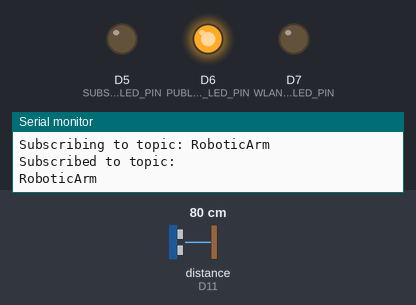
Simulated run of this sketch. Board: Arduino MKR. Parts: output pins drawn as LEDs (lit = HIGH), the last lines printed to the serial monitor. Wiring (inferred from the names in the program): ultrasonic range finder: trigger D12; echo D11. The inputs (shaded band) are chosen by the test bench; at power-on: distance to the obstacle (sensor on D11) 80 cm. The echo pulse lasts 58.3 µs per cm; WiFi joins after 1.5 s; servers stay silent unless stated; no MQTT or app messages arrive unless stated; pins used as bus, display or sensor lines are not drawn.

Above: at 2.7 s.
2.8 s: distance to the obstacle (sensor on D11) set to 20 cm
4.3 s: distance to the obstacle (sensor on D11) set to 16 cm
At 5.5 s:
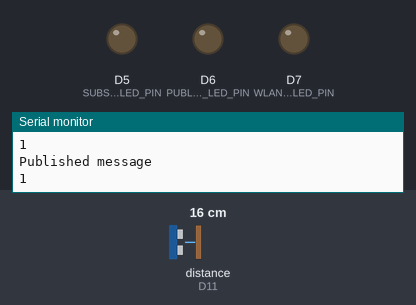
5.8 s: distance to the obstacle (sensor on D11) set to 18 cm
At 6.8 s:
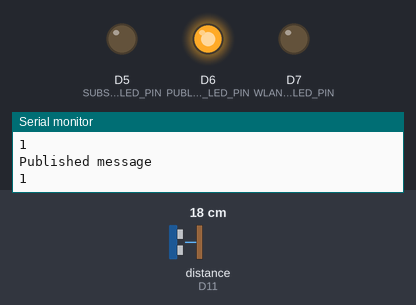
7.3 s: distance to the obstacle (sensor on D11) set to 2 cm
At 8.8 s:
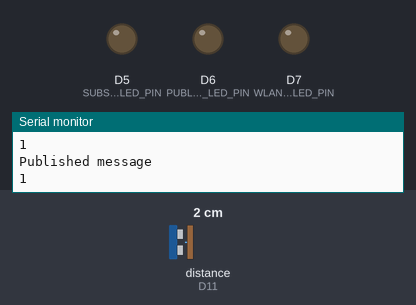
Timing chart, 0 to 9.8 s (numbered marks = the images above; inputs shaded):
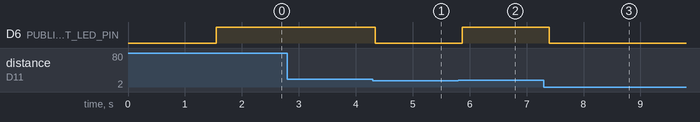

The sketch:

main.ino
```cpp
#include "DistanceSensor.h"
#include "WLAN.h"
#include "MQTT.h"

#define TRIG_PIN 12
#define ECHO_PIN 11
#define WLAN_CONNECTED_LED_PIN 7
#define PUBLISH_TO_CONVEYER_BELT_LED_PIN 6
#define SUBSCRIBE_TO_COLOR_SENSOR_LED_PIN 5
#define NEAR_THRESHOLD_CMS 18

DistanceSensor distanceSensor(TRIG_PIN, ECHO_PIN);

void setup() {

  Serial.begin(9600);
  while (!Serial) {
    ; // wait for serial port to connect. Needed for native USB port only
  }
  pinMode(LED_BUILTIN, OUTPUT);
  pinMode(WLAN_CONNECTED_LED_PIN, OUTPUT);
  pinMode(PUBLISH_TO_CONVEYER_BELT_LED_PIN, OUTPUT);
  pinMode(SUBSCRIBE_TO_COLOR_SENSOR_LED_PIN, OUTPUT);

  connectToWifi();

  connectToMQTTBroker();

  digitalWrite(LED_BUILTIN, HIGH);

  subscribeToTopic("RoboticArm");

}


void loop() {

  if(!mqttClient.connected()){

    digitalWrite(LED_BUILTIN, LOW);

    connectToWifi();

    connectToMQTTBroker();

  } else {

    digitalWrite(LED_BUILTIN, HIGH);

    if(distanceSensor.isObjectDetected(NEAR_THRESHOLD_CMS)){

      publishMessage("1", "BoxDetection");

    }

    mqttClient.poll();

  }

  delay(100);

}
```

DistanceSensor.h
```cpp
#ifndef DistanceSensor_h
#define DistanceSensor_h
#include "Arduino.h"


class DistanceSensor {

private:

  int _trigPin;
  int _echoPin;
  float _soundSpeed_cmPerSecond = 0.0343;
  long _distanceToObject;


public:

  DistanceSensor(int trigPin, int echoPin){

    _trigPin = trigPin;
    _echoPin = echoPin;
    _soundSpeed_cmPerSecond = 0.0343;

    pinMode(trigPin, OUTPUT);
    pinMode(echoPin, INPUT);

  };

  int getTrigPin(){

    return _trigPin;

  };

  int getEchoPin(){

    return _echoPin;

  };

  void transmitUltrasound(){

    digitalWrite(_trigPin, LOW);
    delayMicroseconds(5);
    digitalWrite(_trigPin, HIGH);
    delayMicroseconds(10);
    digitalWrite(_trigPin, LOW);

  }

  long getDistanceToObject(){

    transmitUltrasound();

    return (pulseIn(_echoPin, HIGH)/2) / 29.1;

  }

  bool isObjectDetected(float thresholdDistance){

    return getDistanceToObject() < thresholdDistance;

  }


};

#endif
```

MQTT.h
```cpp
#ifndef MQTT_h
#define MQTT_h
#define PUBLISH_LED_PIN 6
#include "Arduino.h"
#include <ArduinoMqttClient.h>

char broker[] = "192.168.205.44";
int port = 1883;

MqttClient mqttClient(wifiClient);

void connectToMQTTBroker(){

  if (!mqttClient.connect(broker, port)) {
    while (1);
  }

  Serial.println("Connected to MQTT broker\n");

}

void publishMessage(String message, String topic){

  digitalWrite(PUBLISH_LED_PIN, HIGH);
  Serial.println("Publishing message ... \n");
  Serial.print(message);
  Serial.println();

  mqttClient.beginMessage(topic);
  mqttClient.print(message);
  mqttClient.endMessage();

  Serial.println("Published message \n");
  Serial.print(message);
  Serial.println();
  digitalWrite(PUBLISH_LED_PIN, LOW);

}

void onMqttMessage(int messageSize) {
  // we received a message, print out the topic and contents
  // Serial.println("Received a message with topic '");
  // Serial.print(mqttClient.messageTopic());
  // Serial.print("', length ");
  // Serial.print(messageSize);
  // Serial.println(" bytes:");

  // // use the Stream interface to print the contents
  // while (mqttClient.available()) {
  //   Serial.print((char)mqttClient.read());
  // }
  // Serial.println();
  // Serial.println();

  publishMessage("0", "BoxDetection");

  delay(2000);

}

void subscribeToTopic(String subscribingTopic){

  // set the message receive callback
  mqttClient.onMessage(onMqttMessage);

  Serial.print("Subscribing to topic: ");
  Serial.println(subscribingTopic);
  Serial.println();

  // subscribe to a topic
  mqttClient.subscribe(subscribingTopic);

  Serial.println("Subscribed to topic: \n");
  Serial.println(subscribingTopic);
  Serial.println();

}

#endif
```

WLAN.h
```cpp
#ifndef WLAN_h
#define WLAN_h
#include "Arduino.h"
#include <WiFiNINA.h>

char ssid[] = "Galaxy";
char pass[] = "andrew2020";

WiFiClient wifiClient;

void connectToWifi(){

  // attempt to connect to Wifi network:
  Serial.print("Attempting to connect to WPA SSID: ");
  Serial.println(ssid);
  while (WiFi.begin(ssid, pass) != WL_CONNECTED) {
    // failed, retry
    Serial.print(".");
    delay(5000);
  }

  Serial.println("You're connected to the network");
  Serial.println();

}

#endif
```

Measured:
- the behaviour switches between 18 and 17 cm on distance to the obstacle (sensor on D11) (found by bisection; images 0 and 1)
- after the input at 2.8 s, every drawn part: stays the same
- after the input at 4.3 s, D6 (PUBLISH_TO_CONVEYER_BELT_LED_PIN): HIGH → LOW after 0.05 s
- after the input at 5.8 s, D6 (PUBLISH_TO_CONVEYER_BELT_LED_PIN): LOW → HIGH after 0.07 s
- after the input at 7.3 s, D6 (PUBLISH_TO_CONVEYER_BELT_LED_PIN): HIGH → LOW after 0.10 s
